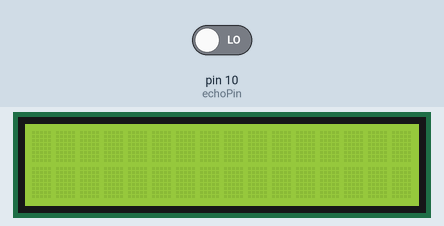
The sketch below on a simulated Arduino Uno, built with avr-gcc and run on an emulated ATmega328P. Shown: 16×2 character LCD. The inputs (shaded band) are chosen by the test bench; at power-on: pin 10 (echoPin) LOW. What the sketch prints to the serial monitor is not drawn.

Above: at 0.1 s.
At 1.44 s:
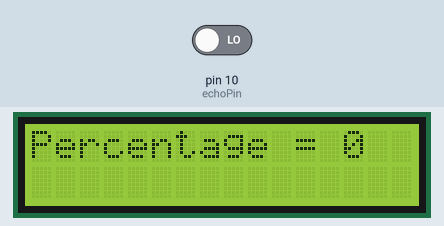

The sketch:

udmdc.ino
```cpp
#include<LiquidCrystal.h>
const int trigPin = 9;
const int echoPin = 10;
LiquidCrystal lcd(12,11,5,4,3,2);

long duration;
int distance;
int percentage;

void setup() {
  lcd.begin(16,2);
  pinMode(trigPin, OUTPUT);
  pinMode(echoPin, INPUT);
  Serial.begin(9600);

}

void loop() {
  digitalWrite(trigPin,LOW) ;
  delayMicroseconds(200);

  digitalWrite(trigPin,HIGH);
  delayMicroseconds(100);

  duration = pulseIn(echoPin,HIGH);
  distance = duration*0.034/2;
  percentage = ((distance-25)/25)*100;

  Serial.print("Distance : ");
  delay(250);
    lcd.print("Percentage = ");
  delay(5);
    lcd.print(distance);
    delay(250);
    lcd.clear();


    Serial.println(distance);

}
```

Measured:
- by itself, everything shown: repeats every 1.5 s, in 3 steps
